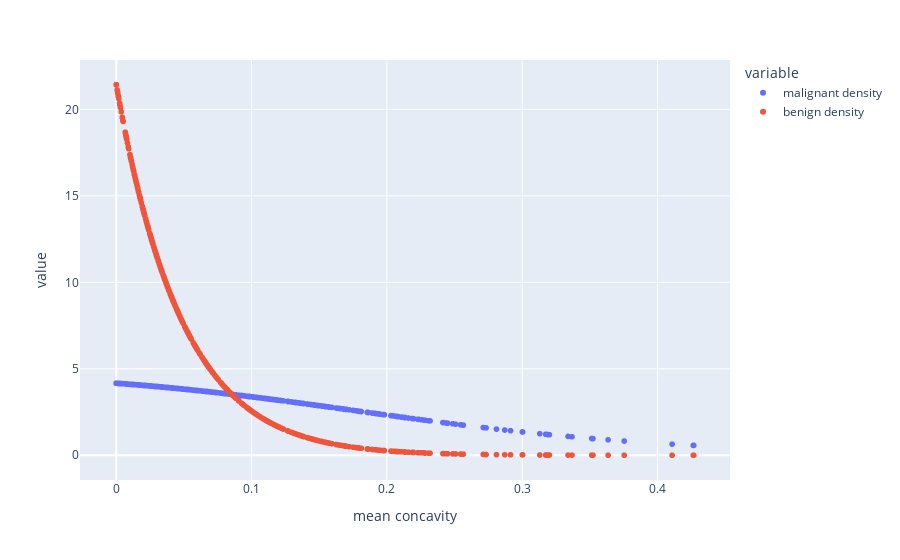

The code cell stored with this chart in its notebook:
### Code cell
fig_fitted_densities = px.scatter(df_components, x='mean concavity', y=['malignant density', 'benign density'])
fig_fitted_densities

### Figure 1 — Plotly figure (JSON) as saved in the notebook; plotly's stock layout.template omitted (floating-point values rounded to 4 significant figures; data arrays with more than 128 entries replaced by an {"elided": "..."} marker saying what was removed)
{"data": [{"hovertemplate": "variable=malignant density<br>mean concavity=%{x}<br>value=%{y}<extra></extra>", "legendgroup": "malignant density", "marker": {"color": "#636efa", "symbol": "circle"}, "mode": "markers", "name": "malignant density", "showlegend": true, "type": "scattergl", "x": {"elided": "569 float values"}, "xaxis": "x", "y": {"elided": "569 float values"}, "yaxis": "y"}, {"hovertemplate": "variable=benign density<br>mean concavity=%{x}<br>value=%{y}<extra></extra>", "legendgroup": "benign density", "marker": {"color": "#EF553B", "symbol": "circle"}, "mode": "markers", "name": "benign density", "showlegend": true, "type": "scattergl", "x": {"elided": "569 float values"}, "xaxis": "x", "y": {"elided": "569 float values"}, "yaxis": "y"}], "layout": {"autosize": true, "legend": {"title": {"text": "variable"}, "tracegroupgap": 0}, "margin": {"t": 60}, "xaxis": {"anchor": "y", "autorange": true, "domain": [0, 1], "range": [-0.02585, 0.4527], "title": {"text": "mean concavity"}, "type": "linear"}, "yaxis": {"anchor": "x", "autorange": true, "domain": [0, 1], "range": [-1.658, 23.08], "title": {"text": "value"}, "type": "linear"}}}
